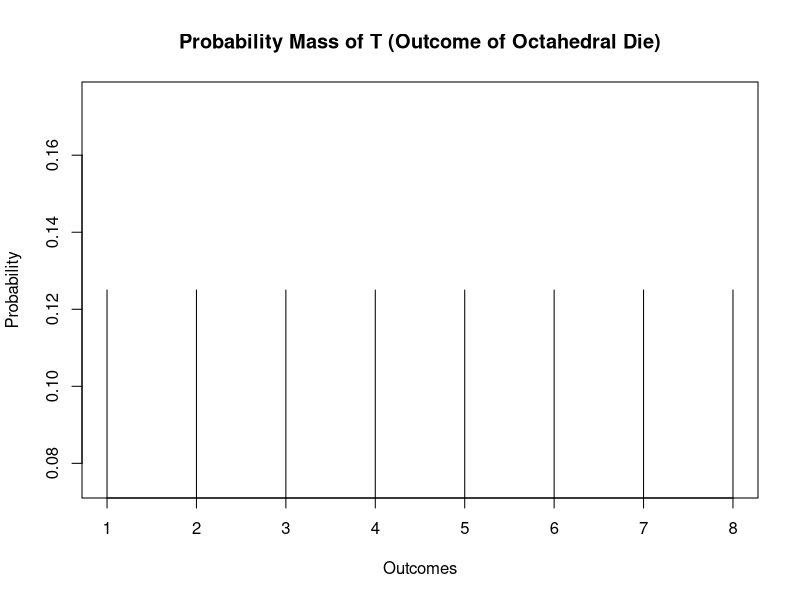
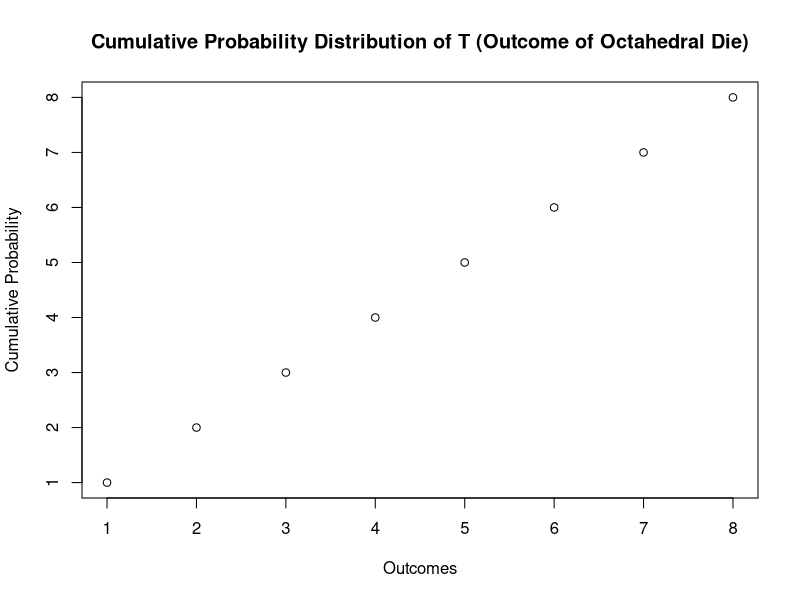
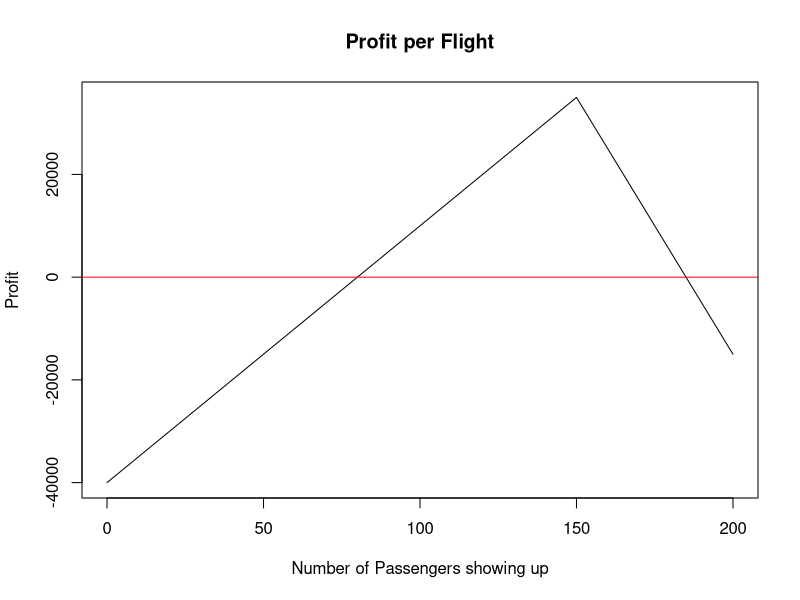

Write R code to recreate these figures, in order.
## ---- chunk 1
x <- 1:8
y <- c(rep(1/8, 8))
plot(x, y, main='Probability Mass of T (Outcome of Octahedral Die)', type='h', xlab='Outcomes', ylab='Probability')
## ---- chunk 2
x <- 1:8
y <- c()
for (i in x) {
  append(y, i/8)
}
plot(x, y, main='Cumulative Probability Distribution of T (Outcome of Octahedral Die)', xlab='Outcomes', ylab='Cumulative Probability')
## ---- chunk 3
library('MASS')
data(Cars93)
names(Cars93)
head(Cars93)
## ---- chunk 4
# type of cylinder variable
typeof(Cars93$Cylinders)
## ---- chunk 5
# summary on cylinders
summary(Cars93$Cylinders)
## ---- chunk 6
# cars with 8 cylinders
eight.cylinders <- subset(Cars93, Cylinders==8)
paste(eight.cylinders$Manufacturer, eight.cylinders$Model, eight.cylinders$Type)
## ---- chunk 7
# mean and standard deviation horsepower of cars with 8 cylinders
print(paste(mean(eight.cylinders$Horsepower), sd(eight.cylinders$Horsepower)))
## ---- chunk 8
# mean and standard deviation of horsepower for cars with 6 cylinders
six.cylinders <-subset(Cars93, Cylinders==6)
print(paste(mean(six.cylinders$Horsepower), sd(six.cylinders$Horsepower)))
## ---- chunk 9
data(precip)
precip[]
## ---- chunk 10
# mean and standard deviation
mean(precip)
sd(precip)
## ---- chunk 11
# cities exceeding 50 inches average annual rain fall
over.50 <- precip[precip > 50]
over.50
## ---- chunk 12
# driest cities
sorted.cities <- names(sort(precip))
sorted.cities[c(1:5)] # the five driest cities
## ---- chunk 13
data(rivers)
## ---- chunk 14
mean(rivers)
sd(rivers)
## ---- chunk 15
x <- 0:200
y <- c()

for (i in x){
  profit <- min(i,150)*500-max(0, i-150)*1000-40000
  y <- c(y, profit)
}
options(scipen=999)
plot(x, y, main='Profit per Flight', xlab='Number of Passengers showing up', ylab='Profit', 'l')
abline(h = 0, col = "red")
